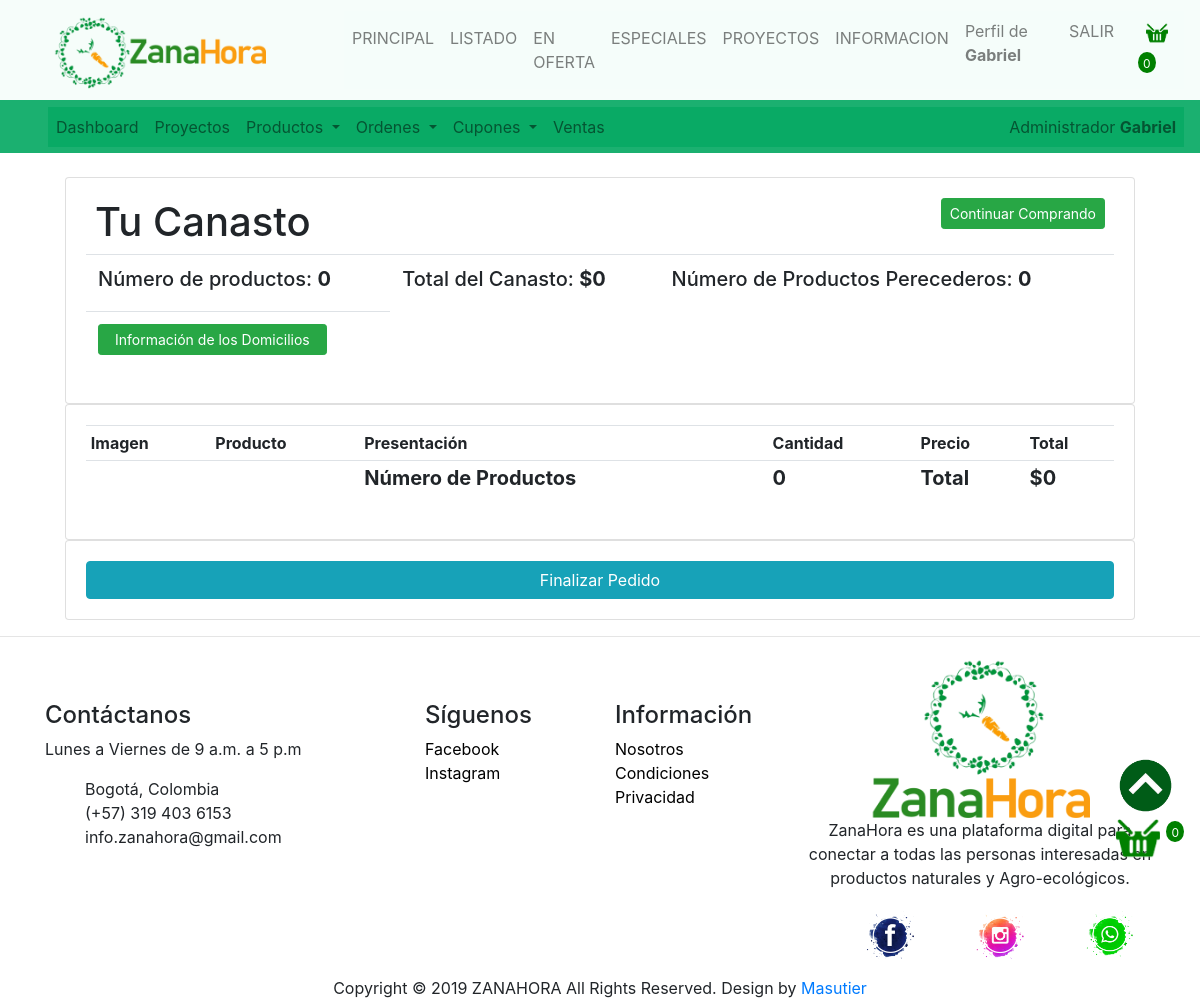
/cart/ (signed in), run on an earlier commit of the app's database.
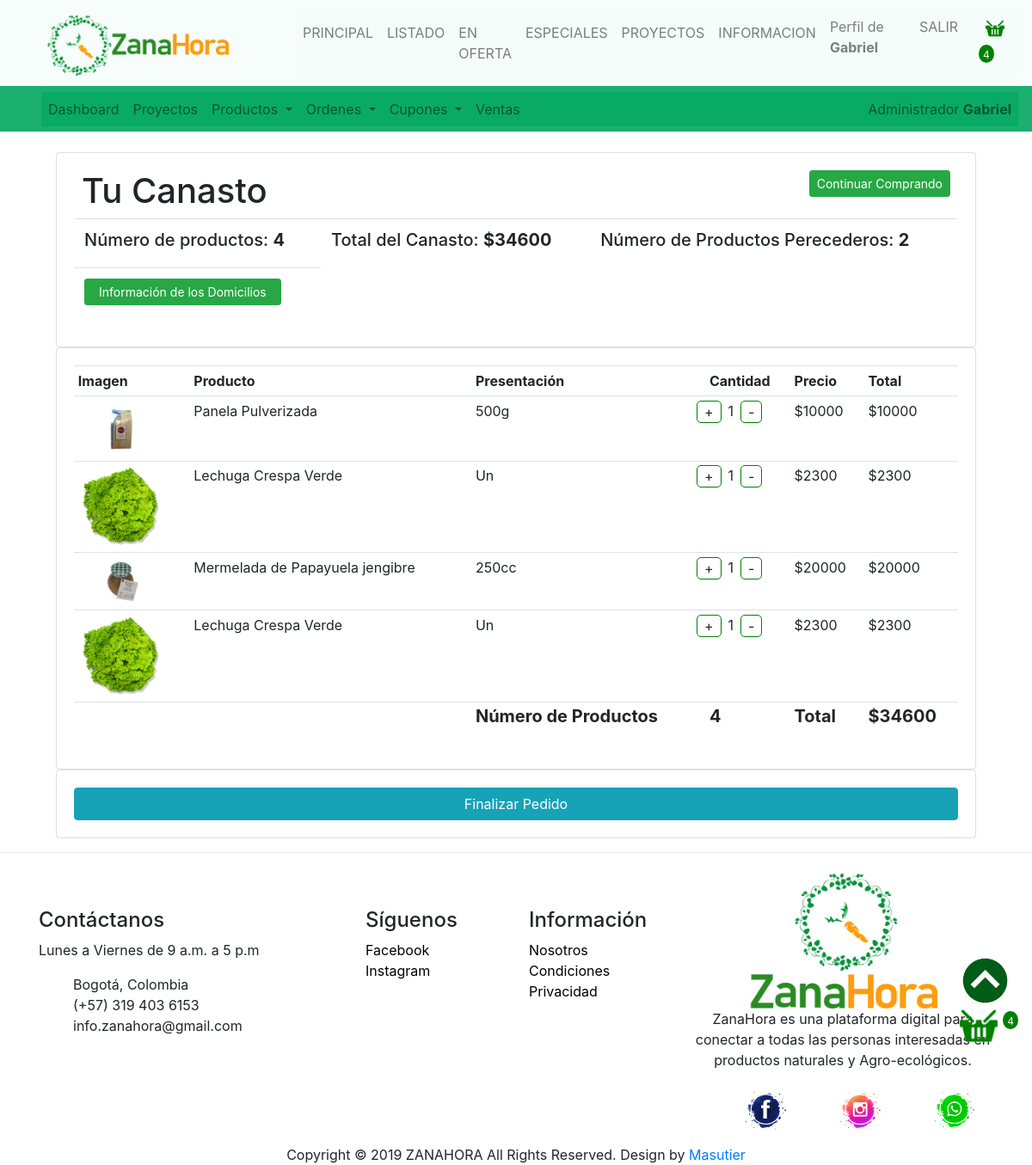
And on a later commit of the database.
### orders/models.py (models this page shows, shortened)
class Order(models.Model):
    STATUS = (
        ('En Aprobación', 'En Aprobación'),
        ('Pago Realizado', 'Pago Realizado'),
        ('Pendiente', 'Pendiente'),
        ('En Ruta', 'En Ruta'),
        ('Entrega Confirmada', 'Entrega Confirmada'),
        ('Entregado', 'Entregado'),
        ('Rechazado', 'Rechazado'),
    )
    PAYMENT = (
        ('Daviplata', 'Daviplata'),
        ('Nequi', 'Nequi'),
        ('Bitcoin', 'Bitcoin'),
        ('Contra Entrega', 'Contra Entrega'),
    )
    customer = models.ForeignKey(Customer, on_delete=models.SET_NULL, blank=True, null=True)
    status = models.CharField(max_length=100, blank=True, null=True, default='En Aprobación', choices=STATUS)
    complete = models.BooleanField(default=False, blank=False, null=True)
    transaction_id = models.CharField(max_length=100, blank=True, null=True)
    note = models.TextField(blank=True, null=True)
    pay = models.CharField(max_length=50, blank=True, null=True, choices=PAYMENT)
    pay_note = models.TextField(blank=True, null=True)
    repartidor = models.ForeignKey(Repartidor, on_delete=models.SET_NULL, blank=True, null=True)
    address = models.CharField(max_length=80, blank=True, null=True)
    barrio = models.CharField(max_length=80, blank=True, null=True)
    city = models.CharField(max_length=80, blank=True, null=True, default='Bogotá')
    state = models.CharField(max_length=80, blank=True, null=True, default='Bogotá D.C.')
    country = models.CharField(max_length=80, blank=True, null=True, default='Colombia')
    zipcode = models.CharField(max_length=10, blank=True, null=True, default='111311')
    date_created = models.DateTimeField(auto_now_add=True, blank=True, null=True)
    date_modify = models.DateTimeField(auto_now_add=False, auto_now = True, blank=True, null=True)
    coupon = models.ForeignKey(Coupon, on_delete=models.SET_NULL, null=True, blank=True)
    @property
    def perec(self):
        perec = 0
        orderitems = self.orderitem_set.all()
        for i in orderitems:
            if i.product.perecedero == True:
                perec += i.quantity
        return perec
    @property
    def get_cart_subtotal(self):
        orderitems = self.orderitem_set.all()
        subtotal = sum([item.get_total for item in orderitems])
        return subtotal
    @property
    def get_cart_items(self):
        orderitems = self.orderitem_set.all()
        total = sum([item.quantity for item in orderitems])
        return total

class OrderItem(models.Model):
    product = models.ForeignKey(Product, on_delete=models.SET_NULL, blank=True, null=True)
    order = models.ForeignKey(Order, on_delete=models.CASCADE, blank=True, null=True)
    quantity = models.IntegerField(default=0, blank=True, null=True,)
    itemPrice = models.DecimalField(max_digits=15, decimal_places=0, blank=True, null=True)
    itemCosto = models.DecimalField(max_digits=15, decimal_places=0, blank=True, null=True)
    date_added = models.DateTimeField(auto_now_add=True, blank=True, null=True)
    @property
    def get_total(self):
        if self.product.discount_price:
            total = int(self.product.discount_price) * int(self.quantity)
        else:
            total = int(self.product.price) * int(self.quantity)
        return total

### products/models.py (models this page shows, shortened)
class Product(models.Model):
    LABEL = (
        ('Usual', 'Usual'),
        ('Nuevo', 'Nuevo'),
        ('Oferta', 'Oferta'),
        ('Especial', 'Especial')
    )
    CONTENIDO = (
        ('Gluten', 'gluten'),
        ('Lacteo', 'Lacteo'),
        ('Syrup', 'Syrup'),
        ('Soya', 'Soya'),
        ('Maní', 'Maní'),
    )
    STATUS = (
        ('Apply', 'Apply'),
        ('Aproved', 'Aproved'),
        ('Void', 'Void'),
        ('Delete', 'Delete')
    )
    CATEGORY = (
        ('Verduras', 'Verduras'),
        ('Legumbres', 'Legumbres'),
        ('Tuberculos', 'Tuberculos'),
        ('Frutas', 'Frutas'),
        ('Frutos_Secos', 'Frutos_Secos'),
        ('Aceites', 'Aceites'),
        ('Endulzantes', 'Endulzantes'),
        ('Especias', 'Especias'),
        ('Conservas', 'Conservas'),
        ('Bebidas', 'Bebidas'),
        ('Pasabocas', 'Pasabocas'),
        ('Proteina_Vegetal', 'Proteina_Vegetal'),
        ('Cosmetica', 'Cosmetica'),
        ('Otro', 'Otro')
    )
    status = models.CharField(max_length=10, blank=True, null=True, default='Apply', choices=STATUS)
    categoria = models.CharField(max_length=30, blank=True, null=True, choices=CATEGORY)
    natural = models.ManyToManyField(Natural, blank=True)
    estilo = models.ManyToManyField(Estilo, blank=True)
    name = models.CharField(max_length=60, blank=True, null=True)
    contenido = models.CharField(max_length=15, blank=True, null=True, choices=CONTENIDO)
    foto1 = models.ImageField(default='media/img/products/defaultProduct.png', upload_to='media/img/products')
    foto2 = models.ImageField(upload_to='media/img/products', blank=True, null=True)
    foto3 = models.ImageField(upload_to='media/img/products', blank=True, null=True)
    foto4 = models.ImageField(upload_to='media/img/products', blank=True, null=True)
    description = models.TextField(blank=True, null=True)
    presenta = models.CharField(max_length=10, blank=True, null=True)
    cantidad = models.DecimalField(max_digits=5, decimal_places=0, blank=True, null=True)
    label = models.CharField(max_length=10, blank = True, null=True, choices=LABEL)
    price = models.DecimalField(max_digits=15, decimal_places=0, blank=True, null=True)
    discount_price = models.DecimalField(max_digits=15, decimal_places=0, blank=True, null=True)
    costo = models.DecimalField(max_digits=15, decimal_places=0, blank=True, null=True)
    project = models.ForeignKey(Project, on_delete=models.CASCADE, blank=True, null=True)
    perecedero = models.BooleanField(default=True, blank=True, null=True)
    digital = models.BooleanField(default=False, blank=True, null=True)
    date_created = models.DateTimeField(auto_now_add=True, blank=True, null=True)
    date_modify = models.DateTimeField(auto_now_add=False, auto_now = True, blank=True, null=True)

### orders/views.py (the view)
# urls.py: path('cart/', cart, name="cart"),
@login_required(login_url='login')
def cart(request):
    if request.user.is_authenticated:
        data = cartData(request)
        cartItems = data['cartItems']
        order = data['order']
        items = data['items']
    else:
        cartItems = 0
        order = []
        items = []
    context = {'items': items, 'order': order, 'cartItems': cartItems}
    return render(request, 'orders/cart/cart.html', context)

### users/utils.py (called while the page is built)
def cartData(request):
    if request.user.is_authenticated:
        customer = request.user.customer
        order, created = Order.objects.get_or_create(customer=customer, complete=False)
        items = order.orderitem_set.all()
        cartItems = order.get_cart_items
    return {'cartItems': cartItems, 'order': order, 'items': items}

### orders/templates/orders/cart/cart.html
{% extends 'zanamain/main.html' %}
{% load static %}
{% block content %}
<br>
<div class="col-md-11 mx-auto">
    <div class="card card-body">
        <div class="row">
            <div class="ml-4 mr-auto">
                <h1>Tu Canasto</h1>
            </div>
            <div class="mr-4">
                <a href="/" class="btn btn-success btn-sm">Continuar Comprando</a>
            </div>
        </div>
        <table class="table">
            <tr>
                <th><h5>Número de productos: <strong>{{order.get_cart_items}}</strong></h5></th>
                <th><h5>Total del Canasto: <strong>${{order.get_cart_subtotal}}</strong></h5></th>
                <th><h5>Número de Productos Perecederos: <strong>{{order.perec}}</strong></h5></th>
            </tr>
            <tr>
                <th><a class="btn btn-success btn-sm pr-3 pl-3" href="{% url 'info_entregas' %}">Información de los Domicilios</a></th>
            </tr>
        </table>
    </div>
    <div class="card card-body">
        <listprod>
        <table class="table table-sm">
            <tr>
                <th>Imagen</th>
                <th>Producto</th>
                <th>Presentación</th>
                <th>Cantidad</th>
                <th>Precio</th>
                <th>Total</th>
            </tr>
            {% for item in items %}
            <tr>
                <td><img class="cartprodimg" src="{{item.product.foto1.url}}" alt="Zanahora"></td>
                <td>{{item.product.name}}</td>
                <td>{{item.product.presenta}}</td>
                <td>
                    <div class="row">
                        <div data-product={{item.product.id}} data-action="add" class="cartprice update-cart">+</div>
                        <div class="mr-2 ml-2">{{item.quantity}}</div>
                        <div data-product={{item.product.id}} data-action="remove" class="cartprice update-cart">-</div>
                    </div>
                </td>
                {% if item.product.discount_price %}
                    <td>${{item.product.discount_price}}</td>
                {% else %}
                    <td>${{item.product.price}}</td>
                {% endif %}
                <td>${{item.get_total}}</td>
            </tr>
            {% endfor %}
            <tr>
                <td></td>
                <td></td>
                <td><h5><strong>Número de Productos</strong></h5></td>
                <td><h5><strong>{{order.get_cart_items}}</strong></h5></td>
                <td><h5><strong>Total</strong></h5></td>
                <td><h5><strong>${{order.get_cart_subtotal}}</strong></h5></td>
            </tr>
        </table>
        </listprod>
    </div>
</div>
<div class="col-md-11 mx-auto">
    <div class="card card-body">
        <a class="btn btn-info btn-block" href="{% url 'checkout' order.id %}">Finalizar Pedido</a>
    </div>
</div>
{% endblock content %}

### zanamain/templates/zanamain/partials/navbar.html (shortened to what this page needs)
{% load static %}
<nav class="navbar navbar-expand-lg navbody navbar-light navbar-custom">
    <a class="navbar-brand " href="/"><img src="{% static '/img/logos/zhorizontal500.png' %}" class="imgnav" alt="Zanahora" /></a>
    <div class="collapse navbar-collapse navpad zztop" id="navbarNav1">
        <ul class="navbar-nav mr-auto">
            <li class="nav-item"><a class="nav-link" href="{% url 'home' %}">PRINCIPAL</a></li>
            <li class="nav-item"><a class="nav-link" href="{% url 'prod_all' %}">LISTADO</a></li>
            <li class="nav-item"><a class="nav-link" href="{% url 'prod_offert' %}">EN OFERTA</a></li>
            <li class="nav-item"><a class="nav-link" href="{% url 'prod_special' %}">ESPECIALES</a></li>
            <li class="nav-item"><a class="nav-link" href="{% url 'projects_all' %}">PROYECTOS</a></li>
            <li class="nav-item"><a class="nav-link" href="{% url 'info_icons' %}">INFORMACION</a></li>
        </ul>
        <ul class="navbar-nav mt-2 mt-lg-0">
            {% if user.is_authenticated %}
                <li class="nav-item navtext"><a class="nav-link" href="{% url 'user_page' %}">Perfil de <strong>{{user.first_name}}</strong></a></li>
                <li class="nav-item navtext"><a class="nav-link" href="{% url 'logout' %}">SALIR</a></li>
                <li class="nav-item navtext">
                    <div class="row  ml-3 mr-2">
                        <a class="nav-link" href="{% url 'cart' %}">
                            <img src="{% static '/img/icons/costal.png' %}" class="costalico" />
                        </a>
                        <p id="cart-total">{{cartItems}}</p>
                    </div>
                </li>
            {% else %}
                <li class="nav-item navtext"><a class="nav-link" href="{% url 'register' %}">REGISTRATE</a></li>
                <li class="nav-item navtext"><a class="nav-link" href="{% url 'login' %}">INICIAR SESION</a></li>
            {% endif %}
        </ul>
    </div>
</nav>

What changed in the data, as far as the page shows it:
computed for Order: get_cart_items "0" → "4"; get_cart_subtotal "0" → "34600"; perec "0" → "2"
added OrderItem: product.foto1 (picture), product.name "Panela Pulverizada", product.presenta "500g", quantity "1", product.price "10000", get_total "10000"
added OrderItem: product.foto1 (picture), product.name "Lechuga Crespa Verde", product.presenta "Un", quantity "1", product.discount_price "2300", get_total "2300"
added OrderItem: product.foto1 (picture), product.name "Mermelada de Papayuela jengibre", product.presenta "250cc", quantity "1", product.price "20000", get_total "20000"
added OrderItem: product.foto1 (picture), product.name "Lechuga Crespa Verde", product.presenta "Un", quantity "1", product.discount_price "2300", get_total "2300"
Also different on the page:
{{ cartItems }}: "0" → "4"
